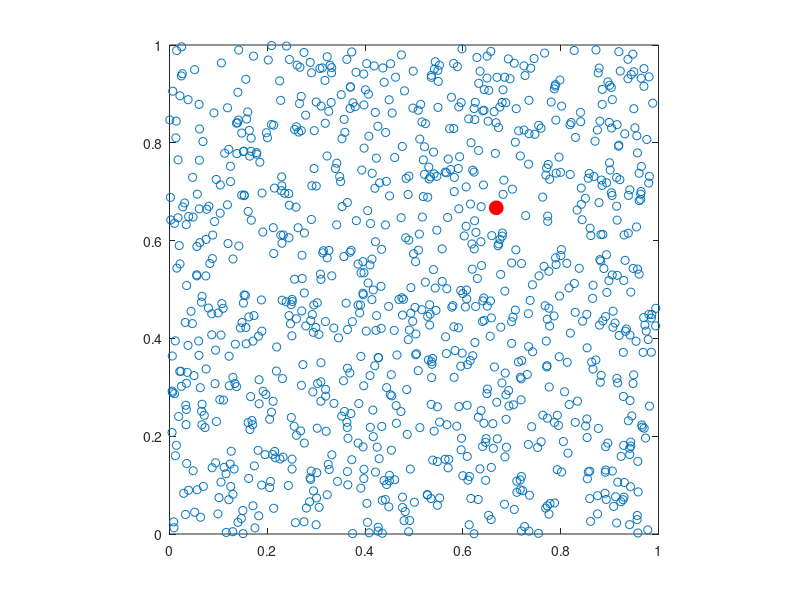

Reproduce this figure in MATLAB.
function [xm,ym,theta,ecc]=JKD2_XY_calculate2Dmomentpoints(points,weigh);
%Central angular moment of a collection of points (X,Y,I)
%'I' can serve as weight of not
%from: http://en.wikipedia.org/wiki/Image_moment
%JacobKers 2012

if nargin<2  %DEMO Mode: random collection of points with intensity increasing with x and y
    weigh=1;
    n=1000;    
    x=rand(n,1);
    y=rand(n,1);
    I=x.*y;   %to add assymmetry
    points=[x y I];
end

    x=points(:,1);
    y=points(:,2);
    I=points(:,3);

    
 if ~weigh,
     I=0*I+1;
 end
     

%raw moments M_ij of points: Mij=sum(x^i*y^j*Ixy)
M00=sum(sum(I));
M10=sum(sum(x.*I));
M11=sum(sum(y.*x.*I));
M01=sum(sum(y.*I));
M20=sum(sum(x.^2.*I));
M02=sum(sum(y.^2.*I));

%Centroid row 
xm=M10/M00; 
%Centroid column 
ym=M01/M00;

%Second order central moments
mu_prime20=M20/M00-xm^2;
mu_prime02=M02/M00-ym^2;
mu_prime11=M11/M00-xm*ym;

theta=0.5*atan(2*mu_prime11/(mu_prime20-mu_prime02))*180/pi;

%eigenvalues covariance matrix:
labda1=0.5*(mu_prime20+mu_prime02)+0.5*(4*mu_prime11^2+(mu_prime20-mu_prime02)^2)^0.5;
labda2=0.5*(mu_prime20+mu_prime02)-0.5*(4*mu_prime11^2+(mu_prime20-mu_prime02)^2)^0.5;
%eccentricity
ecc=(1-labda2/labda1)^0.5;

%---------------------------------------------------------------
%now, theta can be either perpendicular or parallel to all points.
%to check, we calculate the cumulative distance of the points to the line given by xm,ym and theta:
k2=tan(theta*pi/180); 
k1=-1/k2;  %perpendicular slope

xc1=((y-ym)+k1*xm-k2*x)/(k1-k2); 
yc1=ym+k1*(xc1-xm); 
dist1=sum((x-xc1).^2+(y-yc1).^2).^0.5;  
%


xc2=((y-ym)+k2*xm-k1*x)/(k2-k1); 
yc2=ym+k2*(xc2-xm); 
dist2=sum((x-xc2).^2+(y-yc2).^2).^0.5;  
%


thets=[theta+90 theta];
dists=[dist1 dist2]; [~,idx]=min(dists); theta=thets(idx);

 %--------------------------------------------------------
 
 if nargin<2
     close all;
     plot(x,y, 'o'); hold on; axis square
     plot(xm,ym,'ro', 'MarkerSize',10, 'MarkerFaceColor', 'r');
 end

